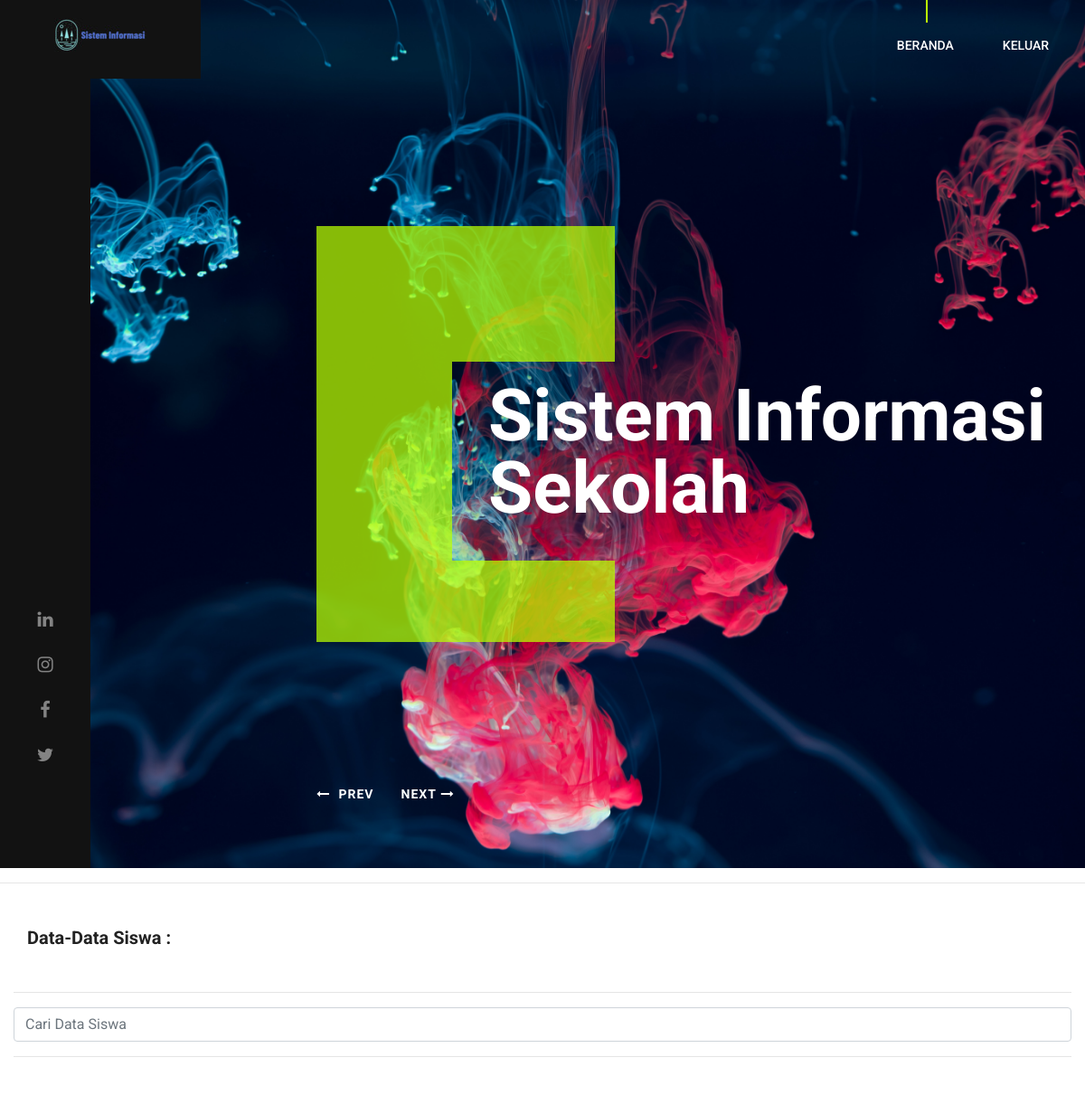
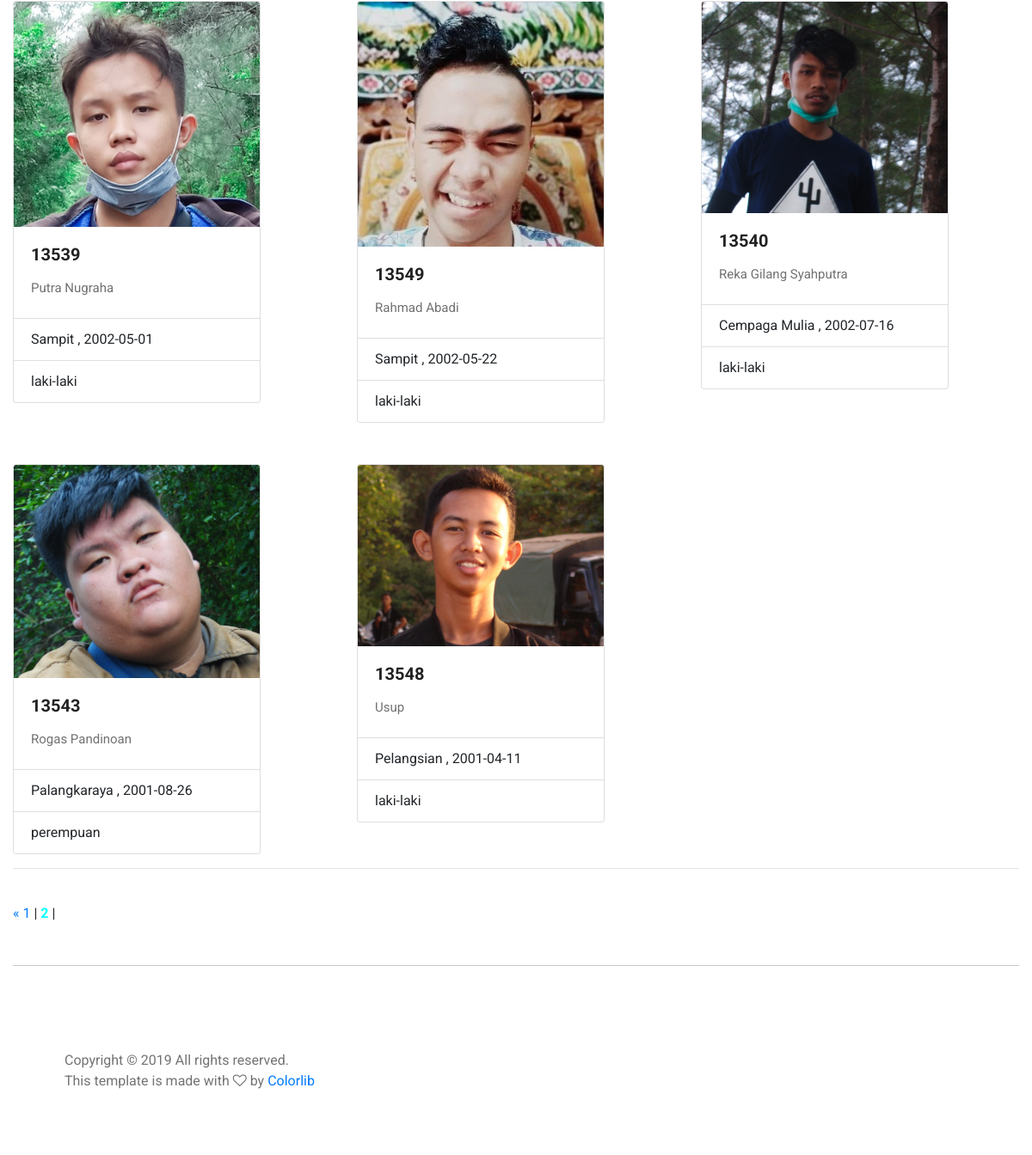
/pages/tampil/user/siswa.php?halaman=2 (signed in), run on the app's committed database (2 pictures, top to bottom).
### tables this page shows
CREATE TABLE `siswa` (
  `nis` int(10) NOT NULL,
  `nama` varchar(80) NOT NULL,
  `jenis_kelamin` varchar(20) NOT NULL,
  `tempat_lahir` varchar(60) NOT NULL,
  `tanggal_lahir` date NOT NULL,
  `alamat` text NOT NULL,
  `kelas` varchar(10) NOT NULL,
  `kode_jurusan` int(10) NOT NULL,
  `gambar` varchar(130) NOT NULL
);

### pages/tampil/user/siswa.php (the view, shortened to what this page needs)
<?php
include('templates/header.php');
include('../../../php/koneksi.php');
$perhalaman = 5;
$cari = mysqli_query($koneksi, "SELECT * FROM siswa");
$semuadata = mysqli_num_rows($cari);
$halaman = ceil($semuadata / $perhalaman);
$aktif = (isset($_GET['halaman'])) ? $_GET['halaman'] : 1;
$awal = ($perhalaman * $aktif) - $perhalaman;
$sql = mysqli_query($koneksi, "SELECT * FROM siswa ORDER by nama asc LIMIT $awal, $perhalaman");
?>
<hr class="divider">
<div class="container-fluid">
    <h5 class="container-fluid mb-5 mt-5">Data-Data Siswa :</h5>
    <form action="" method="POST" class>
        <hr>
        <input class="form-control" type="text" name="cari" id="cari" placeholder="Cari Data Siswa">
        <hr>
    </form>
    <div id="bungkus">
        <div class="row">
            <?php foreach ($sql as $s) { ?>
                <div class="col-md-4 mt-5">
                    <div class="card" style="width: 18rem;">
                        <img src="../../../assets/img/profil/<?= $s['gambar']; ?>" class="card-img-top" alt="Tidak ada gambar">
                        <div class="card-body">
                            <h5 class="card-title"><?= $s['nis']; ?></h5>
                            <p class="card-text"><?= $s['nama']; ?></p>
                        </div>
                        <ul class="list-group list-group-flush">
                            <li class="list-group-item"><?= $s['tempat_lahir']; ?> , <?= $s['tanggal_lahir']; ?></li>
                            <li class="list-group-item"><?= $s['jenis_kelamin']; ?></li>
                        </ul>
                    </div>
                </div>
            <?php } ?>
        </div>
        <hr class="divider"><br>
        <?php
        if ($aktif > 1) { ?>
            <a href="?halaman=<?php echo $aktif - 1; ?>">&laquo</a>
        <?php } ?>
        <?php
        for ($i = 1; $i <= $halaman; $i++) {
            if ($i == $aktif) { ?>
                <a href="?halaman=<?php echo $i; ?>" style="font-weight:bold; color:aqua;"><?php echo $i; ?> </a> |
            <?php } else { ?>
                <a href="?halaman=<?php echo $i; ?>"><?php echo $i; ?> </a> |
            <?php } ?>
        <?php
        }
        ?>
    </div>
    <?php include('templates/footer.php'); ?>

### assets/css/style.css (style rules this page uses)
html, body { height: 100%; font-family: 'Roboto', sans-serif; }
h1, h2, h3, h4, h5, h6 { color: #222222; margin: 0; margin-bottom: 10px; font-weight: 700; }
p { font-size: 15px; color: #727272; line-height: 2; }
img { max-width: 100%; }
ul, ol { padding: 0; margin: 0; }

### data on the page
siswa: gambar (picture), nis "13539", nama "Putra Nugraha", tempat_lahir "Sampit", tanggal_lahir "2002-05-01", jenis_kelamin "laki-laki"
siswa: gambar (picture), nis "13549", nama "Rahmad Abadi", tempat_lahir "Sampit", tanggal_lahir "2002-05-22", jenis_kelamin "laki-laki"
siswa: gambar (picture), nis "13540", nama "Reka Gilang Syahputra", tempat_lahir "Cempaga Mulia", tanggal_lahir "2002-07-16", jenis_kelamin "laki-laki"
siswa: gambar (picture), nis "13543", nama "Rogas Pandinoan", tempat_lahir "Palangkaraya", tanggal_lahir "2001-08-26", jenis_kelamin "perempuan"
siswa: gambar (picture), nis "13548", nama "Usup", tempat_lahir "Pelangsian", tanggal_lahir "2001-04-11", jenis_kelamin "laki-laki"
